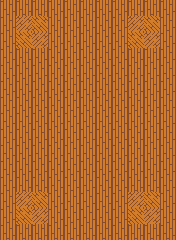

Tiled map render using the project's own tile images. Description and the whole map definition, tile-layer contents included, below:
An orthogonal 11x15 tile map with 16x16 px tiles, 3 tile layers (Ground, Walls, Objects).

<map version="1.0" tiledversion="1.1.6" orientation="orthogonal" renderorder="right-down" width="11" height="15" tilewidth="16" tileheight="16" infinite="0" nextobjectid="1">
 <tileset firstgid="1" source="../tiles/tileset-alt.tsx" />
 <layer name="Ground" width="11" height="15">
  <data encoding="csv">
70,70,70,70,70,70,70,70,70,70,70,
70,69,72,70,70,70,70,70,69,72,70,
70,72,69,70,70,70,70,70,72,69,70,
70,70,70,70,70,70,70,70,70,70,70,
70,70,70,70,70,70,70,70,70,70,70,
70,70,70,70,70,70,70,70,70,70,70,
70,70,70,70,70,70,70,70,70,70,70,
70,70,70,70,70,70,70,70,70,70,70,
70,70,70,70,70,70,70,70,70,70,70,
70,70,70,70,70,70,70,70,70,70,70,
70,70,70,70,70,70,70,70,70,70,70,
70,70,70,70,70,70,70,70,70,70,70,
70,69,72,70,70,70,70,70,69,72,70,
70,72,69,70,70,70,70,70,72,69,70,
70,70,70,70,70,70,70,70,70,70,70
</data>
 </layer>
 <layer name="Walls" width="11" height="15">
  <data encoding="csv">
0,0,0,0,0,0,0,0,0,0,0,
0,0,0,0,0,0,0,0,0,0,0,
0,0,0,0,0,0,0,0,0,0,0,
0,0,0,0,0,0,0,0,0,0,0,
0,0,0,0,0,0,0,0,0,0,0,
0,0,0,0,0,0,0,0,0,0,0,
0,0,0,0,0,0,0,0,0,0,0,
0,0,0,0,0,0,0,0,0,0,0,
0,0,0,0,0,0,0,0,0,0,0,
0,0,0,0,0,0,0,0,0,0,0,
0,0,0,0,0,0,0,0,0,0,0,
0,0,0,0,0,0,0,0,0,0,0,
0,0,0,0,0,0,0,0,0,0,0,
0,0,0,0,0,0,0,0,0,0,0,
0,0,0,0,0,0,0,0,0,0,0
</data>
 </layer>
 <layer name="Objects" width="11" height="15">
  <data encoding="csv">
0,0,0,0,0,0,0,0,0,0,0,
0,0,0,0,0,0,0,0,0,0,0,
0,0,0,0,0,0,0,0,0,0,0,
0,0,0,0,0,0,0,0,0,0,0,
0,0,0,0,0,0,0,0,0,0,0,
0,0,0,0,0,0,0,0,0,0,0,
0,0,0,0,0,0,0,0,0,0,0,
0,0,0,0,0,0,0,0,0,0,0,
0,0,0,0,0,0,0,0,0,0,0,
0,0,0,0,0,0,0,0,0,0,0,
0,0,0,0,0,0,0,0,0,0,0,
0,0,0,0,0,0,0,0,0,0,0,
0,0,0,0,0,0,0,0,0,0,0,
0,0,0,0,0,0,0,0,0,0,0,
0,0,0,0,0,0,0,0,0,0,0
</data>
 </layer>
</map>